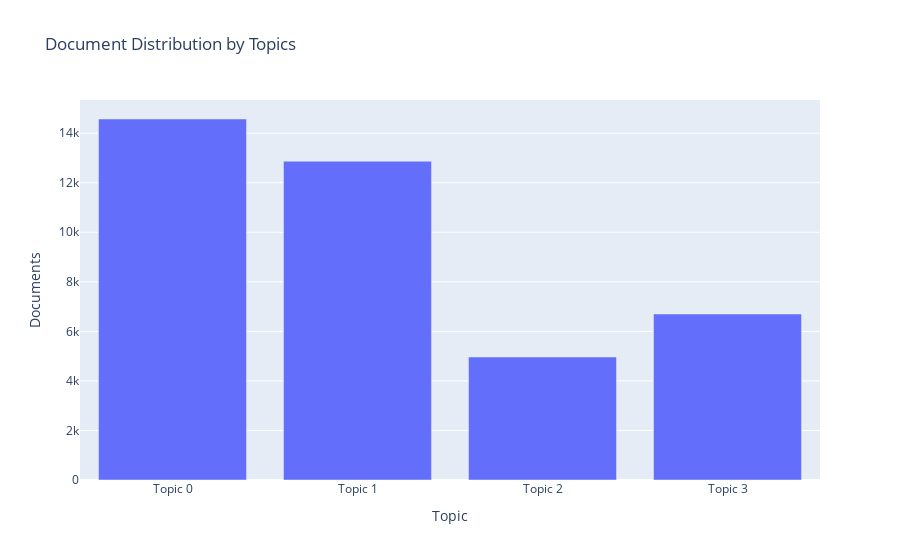

Notebook code for this chart:
### Code cell
plot_model(lda, plot = 'topic_distribution')

### Figure 1 — Plotly figure (JSON) as saved in the notebook; plotly's stock layout.template omitted (floating-point values rounded to 4 significant figures)
{"data": [{"alignmentgroup": "True", "customdata": [["say, people, trump, woman, go, make, get, show, time, know"], ["say, government, election, party, vote, year, percent, leader, also, make"], ["say, former, report, russian, official, campaign, investigation, election, case, charge"], ["say, government, state, people, police, year, kill, military, force, country"]], "hovertemplate": "Topic=%{x}<br>Documents=%{y}<br>Keyword=%{customdata[0]}<extra></extra>", "legendgroup": "", "marker": {"color": "#636efa", "pattern": {"shape": ""}}, "name": "", "offsetgroup": "", "orientation": "v", "showlegend": false, "textposition": "auto", "type": "bar", "x": ["Topic 0", "Topic 1", "Topic 2", "Topic 3"], "xaxis": "x", "y": [14573, 12868, 4963, 6701], "yaxis": "y"}], "layout": {"barmode": "relative", "legend": {"tracegroupgap": 0}, "title": {"text": "Document Distribution by Topics"}, "xaxis": {"anchor": "y", "domain": [0, 1], "title": {"text": "Topic"}}, "yaxis": {"anchor": "x", "domain": [0, 1], "title": {"text": "Documents"}}}}
